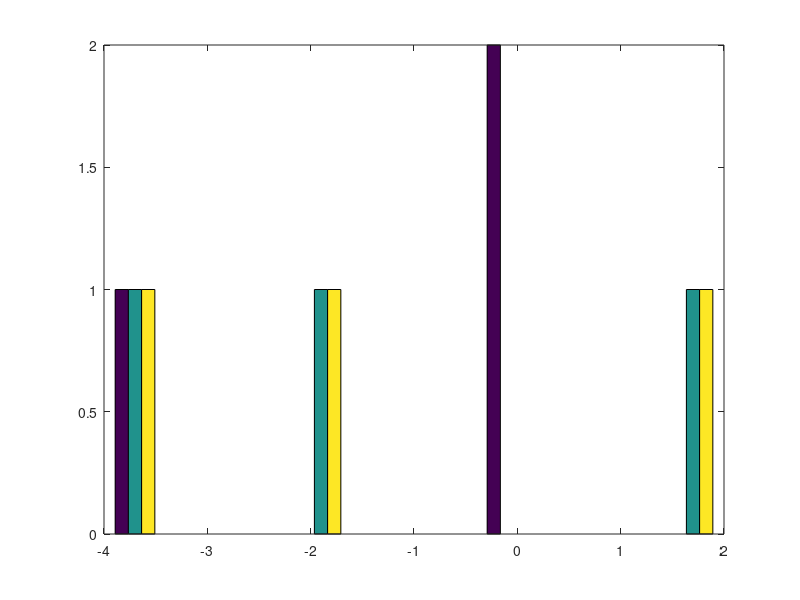

MATLAB code for this plot:
clc
%Definir constantes
l=10;                %largo de eje
p=2;                 %atenuación
n1=3;                %No particulas
n2=3;                %No de dimensiones 
sumatoria=0;

%Inicio de programa
V=(l/p)+1;           %valores permitidos
d=round(unifrnd(1,V,n1,n2)); 
for i=1:n1
  for j=1:n2
    d(i,j)=((d(i,j)+1)*p)-l;
  endfor
endfor
d                    %Muestra matriz generada

for i = 1:n2         %Operacioenes de distancia
  Z=d(i,:);
  z=Z.^2;
  s=sum(z);
  sumatoria=s+sumatoria;
endfor

R=sqrt(sumatoria)

hist(d)
